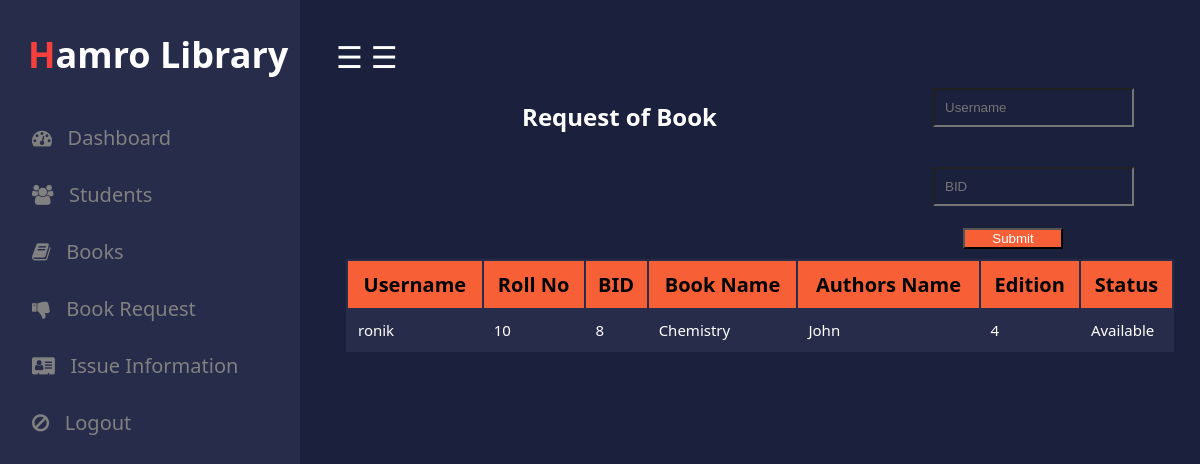
Page /admin/request.php (signed in) on the committed database.
### tables this page shows
CREATE TABLE `student` (
  `id` int(50) NOT NULL,
  `username` varchar(50) NOT NULL,
  `email` varchar(50) NOT NULL,
  `password` varchar(50) NOT NULL,
  `roll` int(11) NOT NULL,
  `phone` int(50) NOT NULL
);

CREATE TABLE `books` (
  `bid` int(50) NOT NULL,
  `name` varchar(50) NOT NULL,
  `authors` varchar(50) NOT NULL,
  `edition` int(50) NOT NULL,
  `status` varchar(50) NOT NULL,
  `quantity` int(50) NOT NULL,
  `department` varchar(50) NOT NULL
);

### admin/request.php (the view, shortened to what this page needs)
<?php
  include "connection.php";
  include "header1.php";
?>
<html>
<head>
  <link rel="stylesheet" type="text/css" href="">
  </head>
  <body>
    <div class="container">
  <div class="srch">
    <br>
    <form method="post" action="" name="form1">
      <input type="text" name="username" class="form-control" placeholder="Username" required=""><br>
      <input type="text" name="bid" class="form-control" placeholder="BID" required=""><br>
      <button class="btn btn-default" name="submit" type="submit">Submit</button><br>
    </form>
  </div>
  <br><br>
  <h2 style="text-align: center;">Request of Book</h2>
  <?php
  if(isset($_SESSION['login_user']))
  {
    $sql= "SELECT student.username,roll,books.bid,name,authors,edition,status FROM student inner join issue_book ON student.username=issue_book.username inner join books ON issue_book.bid=books.bid WHERE issue_book.approve =''";
    $res= mysqli_query($db,$sql);
    if(mysqli_num_rows($res)==0)
      {
        echo "<h2><b>";
        echo "There's no pending request.";
        echo "</h2></b>";
      }
    else
    {
      echo "<table class='table table-bordered' >";
      echo "<tr style='background-color: #f75f37;'>";
        echo "<th>"; echo "Username";  echo "</th>";
        echo "<th>"; echo "Roll No";  echo "</th>";
        echo "<th>"; echo "BID";  echo "</th>";
        echo "<th>"; echo "Book Name";  echo "</th>";
        echo "<th>"; echo "Authors Name";  echo "</th>";
        echo "<th>"; echo "Edition";  echo "</th>";
        echo "<th>"; echo "Status";  echo "</th>";
      echo "</tr>";
      while($row=mysqli_fetch_assoc($res))
      {
        echo "<tr>";
        echo "<td>"; echo $row['username']; echo "</td>";
        echo "<td>"; echo $row['roll']; echo "</td>";
        echo "<td>"; echo $row['bid']; echo "</td>";
        echo "<td>"; echo $row['name']; echo "</td>";
        echo "<td>"; echo $row['authors']; echo "</td>";
        echo "<td>"; echo $row['edition']; echo "</td>";
        echo "<td>"; echo $row['status']; echo "</td>";
        echo "</tr>";
      }
    echo "</table>";
    }
  }
  else
  {
    ?>
    <br>
      <h4 style="text-align: center;color: yellow;">You need to login to see the request.</h4>
    <?php
  }
    ?>
  </div>
</body>
</html>

### admin/header1.css (style rules this page uses)
body { margin:0px; padding: 0px; background-color:#1b203d; overflow: auto; font-family: system-ui; }

### admin/request.php (style rules this page uses)
.srch { margin: 10px; float: right; }
.form-control { background: transparent; padding: 10px; margin: 20px; }
.btn { width: 100px; margin-left: 50px; background: #f75f37; color: white; }
.table { margin-left: 10px; background: #272c4a; width: 100%; }
.table th { padding : 10px; margin: 10px; font-size: 20px; }
.table td { padding : 10px; margin: 10px; font-size: 15px; color: white; }
body h2 { text-align: center; color: #fff; font-family: system-ui; }

### rows in the picture
student: username "ronik", roll "10", books.bid "8", books.name "Chemistry", books.authors "John", books.edition "4", books.status "Available"
